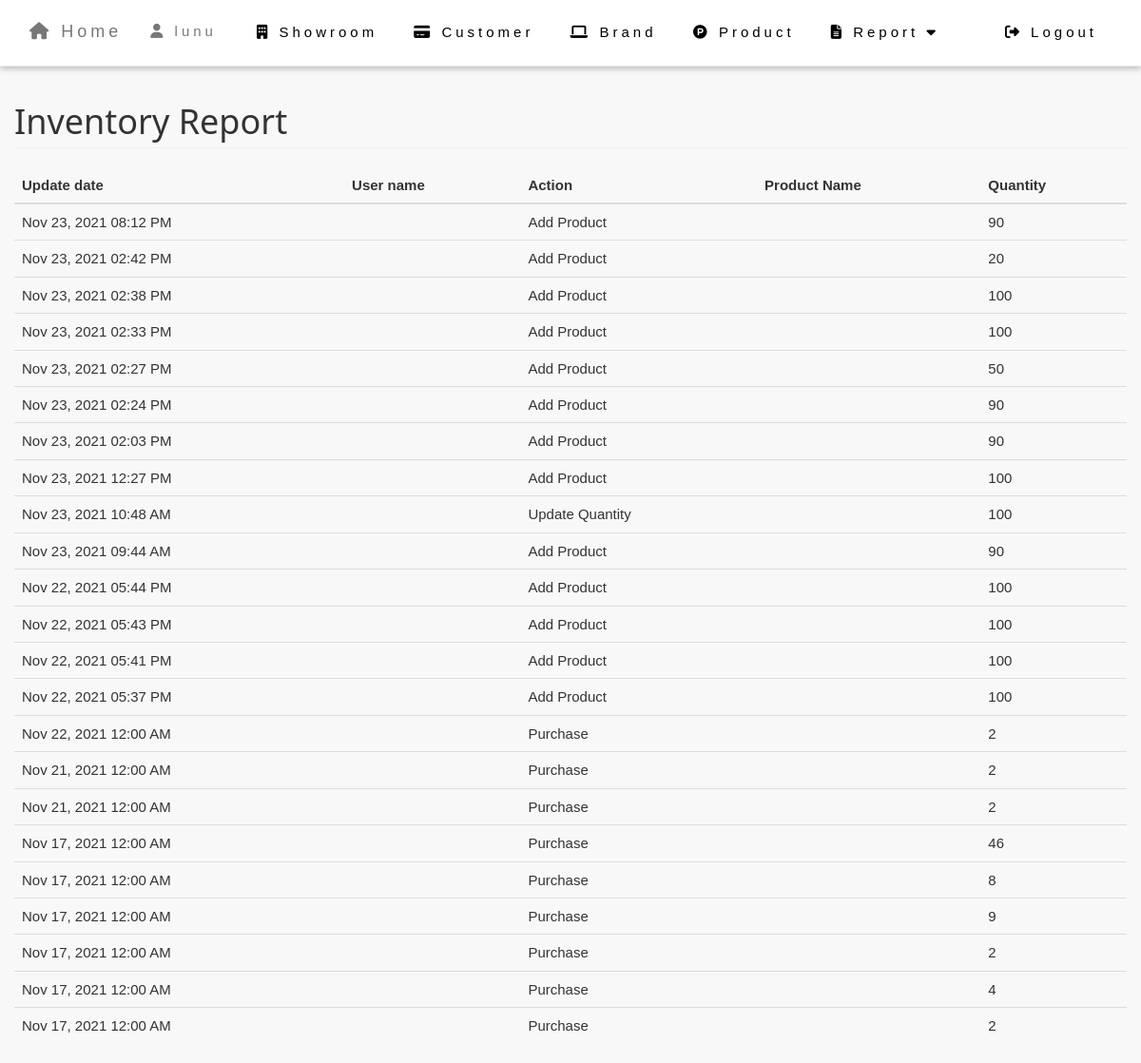
The app's page /admin/index.php?page=inventory (signed in) with its own data.
### tables this page shows
CREATE TABLE `user` (
  `user_id` int unsigned NOT NULL AUTO_INCREMENT,
  `username` varchar(256) NOT NULL,
  `password` varchar(256) NOT NULL,
  `access` varchar(50) NOT NULL,
  PRIMARY KEY (`user_id`),
  UNIQUE KEY `username` (`username`)
);

CREATE TABLE `inventory` (
  `inventory_id` int unsigned NOT NULL AUTO_INCREMENT,
  `action` varchar(256) NOT NULL,
  `qty` int NOT NULL,
  `updated_date` datetime NOT NULL,
  `USER_id` int NOT NULL,
  `PRODUCT_id` int NOT NULL,
  PRIMARY KEY (`inventory_id`)
);

### admin/session.php (called while the page is built, shortened)
<?php
include('../conn.php');
$sq = mysqli_query($conn, "select * from `USER` where user_id='" . $_SESSION['id'] . "'");
$srow = mysqli_fetch_array($sq);
$user = $srow['username'];

### admin/inventory.php (the view, shortened to what this page needs)
<div class="row">
	<div class="col-lg-12">
		<h1 class="page-header">Inventory Report</h1>
	</div>
</div>
<div class="row">
	<div class="col-lg-12">
	<table class="table table-borderless table-hover" id="invTable">
            <thead class="table-dark">
				<tr>
					<th>Update date</th>
					<th>User name</th>
					<th>Action</th>
					<th>Product Name</th>
					<th>Quantity</th>
				</tr>
			</thead>
			<tbody>
				<?php
				$iq = mysqli_query($conn, "select * from inventory order by updated_date desc");
				while ($iqrow = mysqli_fetch_array($iq)) {
				?>
					<tr>
						<td><?php echo date('M d, Y h:i A', strtotime($iqrow['updated_date'])); ?></td>
						<td>
						</td>
						<td><?php echo $iqrow['action']; ?></td>
						<td><?php
							?></td>
						<td><?php echo $iqrow['qty']; ?></td>
					</tr>
				<?php
				}
				?>
			</tbody>
		</table>
	</div>
</div>

### admin/navbar.php (shortened to what this page needs)
<nav class="w3-top w3-white w3-wide w3-padding w3-card navbar navbar-default navbar-fixed-top" role="navigation" style="margin-bottom: 0">
    <div class="navbar-header">
        <a class="navbar-brand" href="home.html"><i class="fas fa-home"></i> Home</a>
    </div>
    <ul class=" nav navbar-nav">
        <li>
            <a href="#account" data-toggle="modal"><i class="fas fa-user"></i> <?php echo $user; ?></a>
        </li>
    </ul>
    <ul class="nav navbar-top-links navbar-right">
        <li id="showroom"><a href="showroom.html"><i class="fas fa-building"></i> Showroom</a></li>
        <li><a href="customer.html"><i class="fas fa-credit-card"></i> Customer</a></li>
        <li><a href="brand.html"><i class="fas fa-laptop"></i> Brand</a></li>
        <li><a href="product.html"><i class="fab fa-product-hunt"></i> Product</a></li>
        <li class="dropdown">
            <a class="dropdown-toggle report" data-toggle="dropdown" href="#">
            <i class="fas fa-file-alt"></i> Report <i class="fas fa-caret-down"></i>
            </a>
        </li>
        <li><a href='#logout' data-toggle="modal"><i class="fas fa-sign-out-alt"></i> Logout</a></li>
    </ul>
</nav>

### css/styles.css (style rules this page uses)
html { box-sizing: border-box }
*, *:before, *:after { box-sizing: inherit }
html { -ms-text-size-adjust: 100%; -webkit-text-size-adjust: 100%; text-size-adjust: 100% }
body { margin: 0; }
article, aside, details, figcaption, figure, footer, header, main, menu, nav, section { display: block }
a { background-color: transparent }
html, body { font-family: Verdana, sans-serif; font-size: 15px; line-height: 1.5 }
html { overflow-x: hidden }
h1 { font-size: 36px; line-height: 1 }
h1, h2, h3, h4, h5, h6 { font-family: "Segoe UI", Arial, sans-serif; font-weight: 400; margin: 10px 0 }
.w3-wide { letter-spacing: 4px }
a { color: inherit; text-decoration: none; }
.report { min-width: 175px; }
.dropdown { position: relative; display: inline-block; }
.w3-top, .w3-bottom { position: sticky; width: 100%; z-index: 4 }
.w3-top { top: 0 }
.w3-card, .w3-card-2 { box-shadow: 0 2px 5px 0 rgba(0, 0, 0, 0.16), 0 2px 10px 0 rgba(0, 0, 0, 0.12) }
.w3-padding { padding: 8px 16px }
.w3-white, .w3-hover-white:hover { color: #000 !important; background-color: #fff !important }

### records on screen
user: username "lunu"
inventory: updated_date "Nov 23, 2021 08:12 PM", action "Add Product", qty "90"
inventory: updated_date "Nov 23, 2021 02:42 PM", action "Add Product", qty "20"
inventory: updated_date "Nov 23, 2021 02:38 PM", action "Add Product", qty "100"
inventory: updated_date "Nov 23, 2021 02:33 PM", action "Add Product", qty "100"
inventory: updated_date "Nov 23, 2021 02:27 PM", action "Add Product", qty "50"
inventory: updated_date "Nov 23, 2021 02:24 PM", action "Add Product", qty "90"
inventory: updated_date "Nov 23, 2021 02:03 PM", action "Add Product", qty "90"
inventory: updated_date "Nov 23, 2021 12:27 PM", action "Add Product", qty "100"
inventory: updated_date "Nov 23, 2021 10:48 AM", action "Update Quantity", qty "100"
inventory: updated_date "Nov 23, 2021 09:44 AM", action "Add Product", qty "90"
inventory: updated_date "Nov 22, 2021 05:44 PM", action "Add Product", qty "100"
inventory: updated_date "Nov 22, 2021 05:43 PM", action "Add Product", qty "100"
inventory: updated_date "Nov 22, 2021 05:41 PM", action "Add Product", qty "100"
inventory: updated_date "Nov 22, 2021 05:37 PM", action "Add Product", qty "100"
inventory: updated_date "Nov 22, 2021 12:00 AM", action "Purchase", qty "2"
inventory: updated_date "Nov 21, 2021 12:00 AM", action "Purchase", qty "2"
inventory: updated_date "Nov 21, 2021 12:00 AM", action "Purchase", qty "2"
inventory: updated_date "Nov 17, 2021 12:00 AM", action "Purchase", qty "46"
inventory: updated_date "Nov 17, 2021 12:00 AM", action "Purchase", qty "8"
inventory: updated_date "Nov 17, 2021 12:00 AM", action "Purchase", qty "9"
inventory: updated_date "Nov 17, 2021 12:00 AM", action "Purchase", qty "2"
inventory: updated_date "Nov 17, 2021 12:00 AM", action "Purchase", qty "4"
inventory: updated_date "Nov 17, 2021 12:00 AM", action "Purchase", qty "2"
